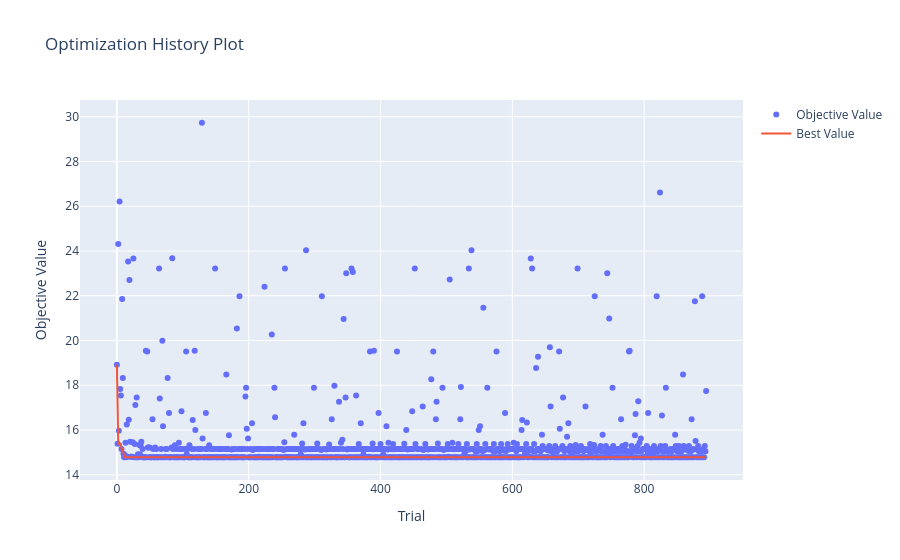
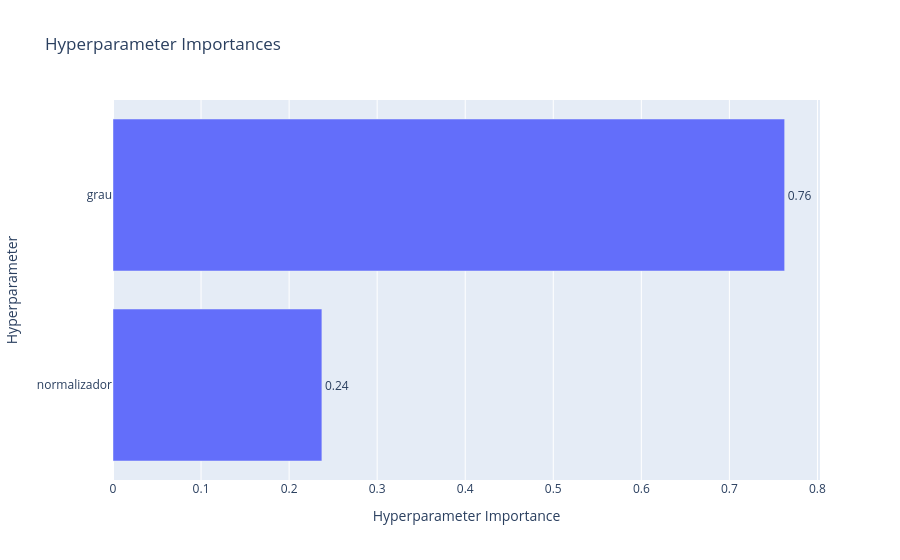

The cell these charts' notebook holds for them, in order:
### Code cell
estudo_polinomial = cria_estudo("regressão_polinomial")

if len(estudo_polinomial.trials) == 0:
    estudo_polinomial.enqueue_trial(
        {"normalizador": "padrao", "grau": 2, "num_componentes_grau2": 10}
    )

otimiza(estudo_polinomial, cria_modelo_polinomial)
mostra_resultados(estudo_polinomial)

### Figure 1 — Plotly figure (JSON) as saved in the notebook; plotly's stock layout.template omitted (floating-point values rounded to 4 significant figures; data arrays with more than 128 entries replaced by an {"elided": "..."} marker saying what was removed)
{"data": [{"mode": "markers", "name": "Objective Value", "type": "scatter", "x": {"elided": "895 int values"}, "y": {"elided": "895 float values"}}, {"mode": "lines", "name": "Best Value", "type": "scatter", "x": {"elided": "895 int values"}, "y": {"elided": "895 float values"}}, {"marker": {"color": "#cccccc"}, "mode": "markers", "name": "Infeasible Trial", "showlegend": false, "type": "scatter", "x": [], "y": []}], "layout": {"title": {"text": "Optimization History Plot"}, "xaxis": {"title": {"text": "Trial"}}, "yaxis": {"title": {"text": "Objective Value"}}}}

### Figure 2 — Plotly figure (JSON) as saved in the notebook; plotly's stock layout.template omitted (floating-point values rounded to 4 significant figures)
{"data": [{"cliponaxis": false, "hovertemplate": ["normalizador (CategoricalDistribution): 0.2372333733529843<extra></extra>", "grau (IntDistribution): 0.7627666266470158<extra></extra>"], "name": "Objective Value", "orientation": "h", "text": ["0.24", "0.76"], "textposition": "outside", "type": "bar", "x": [0.2372, 0.7628], "y": ["normalizador", "grau"]}], "layout": {"title": {"text": "Hyperparameter Importances"}, "xaxis": {"title": {"text": "Hyperparameter Importance"}}, "yaxis": {"title": {"text": "Hyperparameter"}}}}
